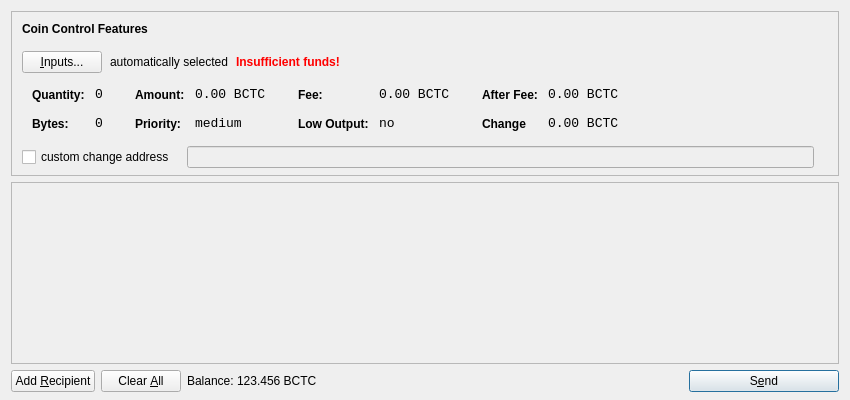
<?xml version="1.0" encoding="UTF-8"?>
<ui version="4.0">
 <class>SendCoinsDialog</class>
 <widget class="QDialog" name="SendCoinsDialog">
  <property name="geometry">
   <rect>
    <x>0</x>
    <y>0</y>
    <width>850</width>
    <height>400</height>
   </rect>
  </property>
  <property name="windowTitle">
   <string>Send Coins</string>
  </property>
  <layout class="QVBoxLayout" name="verticalLayout" stretch="0,1,0">
   <property name="bottomMargin">
    <number>8</number>
   </property>
   <item>
    <widget class="QFrame" name="frameCoinControl">
     <property name="sizePolicy">
      <sizepolicy hsizetype="Expanding" vsizetype="Expanding">
       <horstretch>0</horstretch>
       <verstretch>0</verstretch>
      </sizepolicy>
     </property>
     <property name="maximumSize">
      <size>
       <width>16777215</width>
       <height>16777215</height>
      </size>
     </property>
     <property name="frameShape">
      <enum>QFrame::StyledPanel</enum>
     </property>
     <property name="frameShadow">
      <enum>QFrame::Sunken</enum>
     </property>
     <layout class="QVBoxLayout" name="verticalLayoutCoinControl2">
      <property name="spacing">
       <number>6</number>
      </property>
      <property name="leftMargin">
       <number>0</number>
      </property>
      <property name="topMargin">
       <number>0</number>
      </property>
      <property name="rightMargin">
       <number>0</number>
      </property>
      <property name="bottomMargin">
       <number>6</number>
      </property>
      <item>
       <layout class="QVBoxLayout" name="verticalLayoutCoinControl" stretch="0,0,0,0,1">
        <property name="spacing">
         <number>0</number>
        </property>
        <property name="leftMargin">
         <number>10</number>
        </property>
        <property name="topMargin">
         <number>10</number>
        </property>
        <item>
         <layout class="QHBoxLayout" name="horizontalLayoutCoinControl1">
          <property name="bottomMargin">
           <number>15</number>
          </property>
          <item>
           <widget class="QLabel" name="labelCoinControlFeatures">
            <property name="sizePolicy">
             <sizepolicy hsizetype="Preferred" vsizetype="Maximum">
              <horstretch>0</horstretch>
              <verstretch>0</verstretch>
             </sizepolicy>
            </property>
            <property name="font">
             <font>
              <weight>75</weight>
              <bold>true</bold>
             </font>
            </property>
            <property name="styleSheet">
             <string notr="true">font-weight:bold;</string>
            </property>
            <property name="text">
             <string>Coin Control Features</string>
            </property>
           </widget>
          </item>
         </layout>
        </item>
        <item>
         <layout class="QHBoxLayout" name="horizontalLayoutCoinControl2" stretch="0,0,0,0">
          <property name="spacing">
           <number>8</number>
          </property>
          <property name="bottomMargin">
           <number>10</number>
          </property>
          <item>
           <widget class="QPushButton" name="pushButtonCoinControl">
            <property name="styleSheet">
             <string notr="true"/>
            </property>
            <property name="text">
             <string>&amp;Inputs...</string>
            </property>
           </widget>
          </item>
          <item>
           <widget class="QLabel" name="labelCoinControlAutomaticallySelected">
            <property name="text">
             <string>automatically selected</string>
            </property>
            <property name="margin">
             <number>5</number>
            </property>
           </widget>
          </item>
          <item>
           <widget class="QLabel" name="labelCoinControlInsuffFunds">
            <property name="font">
             <font>
              <weight>75</weight>
              <bold>true</bold>
             </font>
            </property>
            <property name="styleSheet">
             <string notr="true">color:red;font-weight:bold;</string>
            </property>
            <property name="text">
             <string>Insufficient funds!</string>
            </property>
            <property name="margin">
             <number>5</number>
            </property>
           </widget>
          </item>
          <item>
           <spacer name="horizontalSpacerCoinControl">
            <property name="orientation">
             <enum>Qt::Horizontal</enum>
            </property>
            <property name="sizeHint" stdset="0">
             <size>
              <width>40</width>
              <height>1</height>
             </size>
            </property>
           </spacer>
          </item>
         </layout>
        </item>
        <item>
         <widget class="QWidget" name="widgetCoinControl" native="true">
          <property name="sizePolicy">
           <sizepolicy hsizetype="Preferred" vsizetype="Preferred">
            <horstretch>0</horstretch>
            <verstretch>0</verstretch>
           </sizepolicy>
          </property>
          <property name="minimumSize">
           <size>
            <width>0</width>
            <height>0</height>
           </size>
          </property>
          <property name="styleSheet">
           <string notr="true"/>
          </property>
          <layout class="QHBoxLayout" name="horizontalLayoutCoinControl5">
           <property name="leftMargin">
            <number>0</number>
           </property>
           <property name="topMargin">
            <number>0</number>
           </property>
           <property name="rightMargin">
            <number>0</number>
           </property>
           <property name="bottomMargin">
            <number>0</number>
           </property>
           <item>
            <layout class="QHBoxLayout" name="horizontalLayoutCoinControl3" stretch="0,0,0,1">
             <property name="spacing">
              <number>20</number>
             </property>
             <property name="topMargin">
              <number>0</number>
             </property>
             <property name="bottomMargin">
              <number>10</number>
             </property>
             <item>
              <layout class="QFormLayout" name="formLayoutCoinControl1">
               <property name="horizontalSpacing">
                <number>10</number>
               </property>
               <property name="verticalSpacing">
                <number>14</number>
               </property>
               <property name="leftMargin">
                <number>10</number>
               </property>
               <property name="topMargin">
                <number>4</number>
               </property>
               <property name="rightMargin">
                <number>6</number>
               </property>
               <item row="0" column="0">
                <widget class="QLabel" name="labelCoinControlQuantityText">
                 <property name="styleSheet">
                  <string notr="true">font-weight:bold;</string>
                 </property>
                 <property name="text">
                  <string>Quantity:</string>
                 </property>
                 <property name="margin">
                  <number>0</number>
                 </property>
                </widget>
               </item>
               <item row="0" column="1">
                <widget class="QLabel" name="labelCoinControlQuantity">
                 <property name="font">
                  <font>
                   <family>Monospace</family>
                   <pointsize>10</pointsize>
                  </font>
                 </property>
                 <property name="cursor">
                  <cursorShape>IBeamCursor</cursorShape>
                 </property>
                 <property name="contextMenuPolicy">
                  <enum>Qt::ActionsContextMenu</enum>
                 </property>
                 <property name="text">
                  <string>0</string>
                 </property>
                 <property name="margin">
                  <number>0</number>
                 </property>
                 <property name="textInteractionFlags">
                  <set>Qt::LinksAccessibleByMouse|Qt::TextSelectableByKeyboard|Qt::TextSelectableByMouse</set>
                 </property>
                </widget>
               </item>
               <item row="1" column="0">
                <widget class="QLabel" name="labelCoinControlBytesText">
                 <property name="styleSheet">
                  <string notr="true">font-weight:bold;</string>
                 </property>
                 <property name="text">
                  <string>Bytes:</string>
                 </property>
                </widget>
               </item>
               <item row="1" column="1">
                <widget class="QLabel" name="labelCoinControlBytes">
                 <property name="font">
                  <font>
                   <family>Monospace</family>
                   <pointsize>10</pointsize>
                  </font>
                 </property>
                 <property name="cursor">
                  <cursorShape>IBeamCursor</cursorShape>
                 </property>
                 <property name="contextMenuPolicy">
                  <enum>Qt::ActionsContextMenu</enum>
                 </property>
                 <property name="text">
                  <string>0</string>
                 </property>
                 <property name="textInteractionFlags">
                  <set>Qt::LinksAccessibleByMouse|Qt::TextSelectableByKeyboard|Qt::TextSelectableByMouse</set>
                 </property>
                </widget>
               </item>
              </layout>
             </item>
             <item>
              <layout class="QFormLayout" name="formLayoutCoinControl2">
               <property name="horizontalSpacing">
                <number>10</number>
               </property>
               <property name="verticalSpacing">
                <number>14</number>
               </property>
               <property name="leftMargin">
                <number>6</number>
               </property>
               <property name="topMargin">
                <number>4</number>
               </property>
               <property name="rightMargin">
                <number>6</number>
               </property>
               <item row="0" column="0">
                <widget class="QLabel" name="labelCoinControlAmountText">
                 <property name="styleSheet">
                  <string notr="true">font-weight:bold;</string>
                 </property>
                 <property name="text">
                  <string>Amount:</string>
                 </property>
                 <property name="margin">
                  <number>0</number>
                 </property>
                </widget>
               </item>
               <item row="0" column="1">
                <widget class="QLabel" name="labelCoinControlAmount">
                 <property name="font">
                  <font>
                   <family>Monospace</family>
                   <pointsize>10</pointsize>
                  </font>
                 </property>
                 <property name="cursor">
                  <cursorShape>IBeamCursor</cursorShape>
                 </property>
                 <property name="contextMenuPolicy">
                  <enum>Qt::ActionsContextMenu</enum>
                 </property>
                 <property name="text">
                  <string>0.00 BCTC</string>
                 </property>
                 <property name="textInteractionFlags">
                  <set>Qt::LinksAccessibleByMouse|Qt::TextSelectableByKeyboard|Qt::TextSelectableByMouse</set>
                 </property>
                </widget>
               </item>
               <item row="1" column="0">
                <widget class="QLabel" name="labelCoinControlPriorityText">
                 <property name="styleSheet">
                  <string notr="true">font-weight:bold;</string>
                 </property>
                 <property name="text">
                  <string>Priority:</string>
                 </property>
                </widget>
               </item>
               <item row="1" column="1">
                <widget class="QLabel" name="labelCoinControlPriority">
                 <property name="font">
                  <font>
                   <family>Monospace</family>
                   <pointsize>10</pointsize>
                  </font>
                 </property>
                 <property name="cursor">
                  <cursorShape>IBeamCursor</cursorShape>
                 </property>
                 <property name="contextMenuPolicy">
                  <enum>Qt::ActionsContextMenu</enum>
                 </property>
                 <property name="text">
                  <string>medium</string>
                 </property>
                 <property name="textInteractionFlags">
                  <set>Qt::LinksAccessibleByMouse|Qt::TextSelectableByKeyboard|Qt::TextSelectableByMouse</set>
                 </property>
                </widget>
               </item>
              </layout>
             </item>
             <item>
              <layout class="QFormLayout" name="formLayoutCoinControl3">
               <property name="horizontalSpacing">
                <number>10</number>
               </property>
               <property name="verticalSpacing">
                <number>14</number>
               </property>
               <property name="leftMargin">
                <number>6</number>
               </property>
               <property name="topMargin">
                <number>4</number>
               </property>
               <property name="rightMargin">
                <number>6</number>
               </property>
               <item row="0" column="0">
                <widget class="QLabel" name="labelCoinControlFeeText">
                 <property name="styleSheet">
                  <string notr="true">font-weight:bold;</string>
                 </property>
                 <property name="text">
                  <string>Fee:</string>
                 </property>
                 <property name="margin">
                  <number>0</number>
                 </property>
                </widget>
               </item>
               <item row="0" column="1">
                <widget class="QLabel" name="labelCoinControlFee">
                 <property name="font">
                  <font>
                   <family>Monospace</family>
                   <pointsize>10</pointsize>
                  </font>
                 </property>
                 <property name="cursor">
                  <cursorShape>IBeamCursor</cursorShape>
                 </property>
                 <property name="contextMenuPolicy">
                  <enum>Qt::ActionsContextMenu</enum>
                 </property>
                 <property name="text">
                  <string>0.00 BCTC</string>
                 </property>
                 <property name="textInteractionFlags">
                  <set>Qt::LinksAccessibleByMouse|Qt::TextSelectableByKeyboard|Qt::TextSelectableByMouse</set>
                 </property>
                </widget>
               </item>
               <item row="1" column="0">
                <widget class="QLabel" name="labelCoinControlLowOutputText">
                 <property name="styleSheet">
                  <string notr="true">font-weight:bold;</string>
                 </property>
                 <property name="text">
                  <string>Low Output:</string>
                 </property>
                </widget>
               </item>
               <item row="1" column="1">
                <widget class="QLabel" name="labelCoinControlLowOutput">
                 <property name="font">
                  <font>
                   <family>Monospace</family>
                   <pointsize>10</pointsize>
                  </font>
                 </property>
                 <property name="cursor">
                  <cursorShape>IBeamCursor</cursorShape>
                 </property>
                 <property name="contextMenuPolicy">
                  <enum>Qt::ActionsContextMenu</enum>
                 </property>
                 <property name="text">
                  <string>no</string>
                 </property>
                 <property name="textInteractionFlags">
                  <set>Qt::LinksAccessibleByMouse|Qt::TextSelectableByKeyboard|Qt::TextSelectableByMouse</set>
                 </property>
                </widget>
               </item>
              </layout>
             </item>
             <item>
              <layout class="QFormLayout" name="formLayoutCoinControl4">
               <property name="horizontalSpacing">
                <number>10</number>
               </property>
               <property name="verticalSpacing">
                <number>14</number>
               </property>
               <property name="leftMargin">
                <number>6</number>
               </property>
               <property name="topMargin">
                <number>4</number>
               </property>
               <property name="rightMargin">
                <number>6</number>
               </property>
               <item row="0" column="0">
                <widget class="QLabel" name="labelCoinControlAfterFeeText">
                 <property name="styleSheet">
                  <string notr="true">font-weight:bold;</string>
                 </property>
                 <property name="text">
                  <string>After Fee:</string>
                 </property>
                 <property name="margin">
                  <number>0</number>
                 </property>
                </widget>
               </item>
               <item row="0" column="1">
                <widget class="QLabel" name="labelCoinControlAfterFee">
                 <property name="font">
                  <font>
                   <family>Monospace</family>
                   <pointsize>10</pointsize>
                  </font>
                 </property>
                 <property name="cursor">
                  <cursorShape>IBeamCursor</cursorShape>
                 </property>
                 <property name="contextMenuPolicy">
                  <enum>Qt::ActionsContextMenu</enum>
                 </property>
                 <property name="text">
                  <string>0.00 BCTC</string>
                 </property>
                 <property name="textInteractionFlags">
                  <set>Qt::LinksAccessibleByMouse|Qt::TextSelectableByKeyboard|Qt::TextSelectableByMouse</set>
                 </property>
                </widget>
               </item>
               <item row="1" column="0">
                <widget class="QLabel" name="labelCoinControlChangeText">
                 <property name="styleSheet">
                  <string notr="true">font-weight:bold;</string>
                 </property>
                 <property name="text">
                  <string>Change</string>
                 </property>
                </widget>
               </item>
               <item row="1" column="1">
                <widget class="QLabel" name="labelCoinControlChange">
                 <property name="font">
                  <font>
                   <family>Monospace</family>
                   <pointsize>10</pointsize>
                  </font>
                 </property>
                 <property name="cursor">
                  <cursorShape>IBeamCursor</cursorShape>
                 </property>
                 <property name="contextMenuPolicy">
                  <enum>Qt::ActionsContextMenu</enum>
                 </property>
                 <property name="text">
                  <string>0.00 BCTC</string>
                 </property>
                 <property name="textInteractionFlags">
                  <set>Qt::LinksAccessibleByMouse|Qt::TextSelectableByKeyboard|Qt::TextSelectableByMouse</set>
                 </property>
                </widget>
               </item>
              </layout>
             </item>
            </layout>
           </item>
          </layout>
         </widget>
        </item>
        <item>
         <layout class="QHBoxLayout" name="horizontalLayoutCoinControl4" stretch="0,0,0">
          <property name="spacing">
           <number>12</number>
          </property>
          <property name="sizeConstraint">
           <enum>QLayout::SetDefaultConstraint</enum>
          </property>
          <property name="topMargin">
           <number>5</number>
          </property>
          <property name="rightMargin">
           <number>5</number>
          </property>
          <item>
           <widget class="QCheckBox" name="checkBoxCoinControlChange">
            <property name="text">
             <string>custom change address</string>
            </property>
           </widget>
          </item>
          <item>
           <widget class="QLineEdit" name="lineEditCoinControlChange">
            <property name="enabled">
             <bool>false</bool>
            </property>
            <property name="sizePolicy">
             <sizepolicy hsizetype="Expanding" vsizetype="Fixed">
              <horstretch>0</horstretch>
              <verstretch>0</verstretch>
             </sizepolicy>
            </property>
           </widget>
          </item>
          <item>
           <widget class="QLabel" name="labelCoinControlChangeLabel">
            <property name="sizePolicy">
             <sizepolicy hsizetype="Preferred" vsizetype="Expanding">
              <horstretch>0</horstretch>
              <verstretch>0</verstretch>
             </sizepolicy>
            </property>
            <property name="minimumSize">
             <size>
              <width>0</width>
              <height>0</height>
             </size>
            </property>
            <property name="text">
             <string/>
            </property>
            <property name="margin">
             <number>3</number>
            </property>
           </widget>
          </item>
         </layout>
        </item>
        <item>
         <spacer name="verticalSpacerCoinControl">
          <property name="orientation">
           <enum>Qt::Vertical</enum>
          </property>
          <property name="sizeHint" stdset="0">
           <size>
            <width>800</width>
            <height>1</height>
           </size>
          </property>
         </spacer>
        </item>
       </layout>
      </item>
     </layout>
    </widget>
   </item>
   <item>
    <widget class="QScrollArea" name="scrollArea">
     <property name="widgetResizable">
      <bool>true</bool>
     </property>
     <widget class="QWidget" name="scrollAreaWidgetContents">
      <property name="geometry">
       <rect>
        <x>0</x>
        <y>0</y>
        <width>830</width>
        <height>173</height>
       </rect>
      </property>
      <layout class="QVBoxLayout" name="verticalLayout_2">
       <property name="leftMargin">
        <number>0</number>
       </property>
       <property name="topMargin">
        <number>0</number>
       </property>
       <property name="rightMargin">
        <number>0</number>
       </property>
       <property name="bottomMargin">
        <number>0</number>
       </property>
       <item>
        <layout class="QVBoxLayout" name="entries">
         <property name="spacing">
          <number>6</number>
         </property>
        </layout>
       </item>
       <item>
        <spacer name="verticalSpacer">
         <property name="orientation">
          <enum>Qt::Vertical</enum>
         </property>
         <property name="sizeHint" stdset="0">
          <size>
           <width>20</width>
           <height>40</height>
          </size>
         </property>
        </spacer>
       </item>
      </layout>
     </widget>
    </widget>
   </item>
   <item>
    <layout class="QHBoxLayout" name="horizontalLayout">
     <item>
      <widget class="QPushButton" name="addButton">
       <property name="toolTip">
        <string>Send to multiple recipients at once</string>
       </property>
       <property name="text">
        <string>Add &amp;Recipient</string>
       </property>
       <property name="icon">
        <iconset resource="../bitcoin.qrc">
         <normaloff>:/icons/add</normaloff>:/icons/add</iconset>
       </property>
       <property name="autoDefault">
        <bool>false</bool>
       </property>
      </widget>
     </item>
     <item>
      <widget class="QPushButton" name="clearButton">
       <property name="sizePolicy">
        <sizepolicy hsizetype="Minimum" vsizetype="Fixed">
         <horstretch>0</horstretch>
         <verstretch>0</verstretch>
        </sizepolicy>
       </property>
       <property name="toolTip">
        <string>Remove all transaction fields</string>
       </property>
       <property name="text">
        <string>Clear &amp;All</string>
       </property>
       <property name="icon">
        <iconset resource="../bitcoin.qrc">
         <normaloff>:/icons/remove</normaloff>:/icons/remove</iconset>
       </property>
       <property name="autoRepeatDelay">
        <number>300</number>
       </property>
       <property name="autoDefault">
        <bool>false</bool>
       </property>
      </widget>
     </item>
     <item>
      <layout class="QHBoxLayout" name="horizontalLayout_2">
       <property name="spacing">
        <number>3</number>
       </property>
       <item>
        <widget class="QLabel" name="label">
         <property name="text">
          <string>Balance:</string>
         </property>
        </widget>
       </item>
       <item>
        <widget class="QLabel" name="labelBalance">
         <property name="cursor">
          <cursorShape>IBeamCursor</cursorShape>
         </property>
         <property name="text">
          <string>123.456 BCTC</string>
         </property>
         <property name="textInteractionFlags">
          <set>Qt::LinksAccessibleByMouse|Qt::TextSelectableByKeyboard|Qt::TextSelectableByMouse</set>
         </property>
        </widget>
       </item>
      </layout>
     </item>
     <item>
      <spacer name="horizontalSpacer">
       <property name="orientation">
        <enum>Qt::Horizontal</enum>
       </property>
       <property name="sizeHint" stdset="0">
        <size>
         <width>40</width>
         <height>20</height>
        </size>
       </property>
      </spacer>
     </item>
     <item>
      <widget class="QPushButton" name="sendButton">
       <property name="minimumSize">
        <size>
         <width>150</width>
         <height>0</height>
        </size>
       </property>
       <property name="toolTip">
        <string>Confirm the send action</string>
       </property>
       <property name="text">
        <string>S&amp;end</string>
       </property>
       <property name="icon">
        <iconset resource="../bitcoin.qrc">
         <normaloff>:/icons/send</normaloff>:/icons/send</iconset>
       </property>
       <property name="default">
        <bool>true</bool>
       </property>
      </widget>
     </item>
    </layout>
   </item>
  </layout>
 </widget>
 <resources>
  <include location="../bitcoin.qrc"/>
 </resources>
 <connections/>
</ui>
